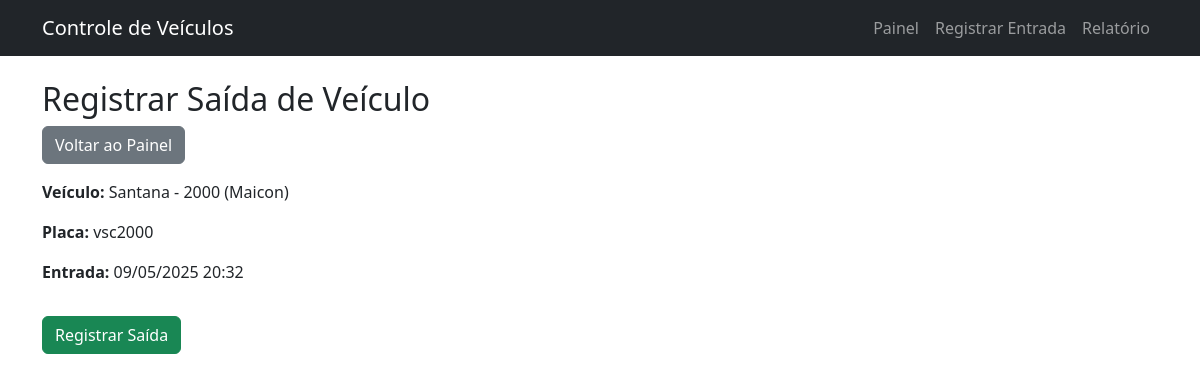
The page /registrar_saida/1/ on the database its author committed.
### registro/models.py (models this page shows, shortened)
class Veiculo(models.Model):
    nome = models.CharField(max_length=100)
    modelo = models.CharField(max_length=100)
    dono = models.CharField(max_length=100, default="")
    placa = models.CharField(max_length=7, unique=True)
    cor = models.CharField(max_length=50)
    data_entrada = models.DateTimeField(auto_now_add=True)
    data_saida = models.DateTimeField(null=True, blank=True)

### registro/views.py (the view)
# urls.py: path('registrar_saida/<int:veiculo_id>/', views.registrar_saida, name='registrar_saida'),
def registrar_saida(request, veiculo_id):
    veiculo = get_object_or_404(Veiculo, id=veiculo_id)
    if request.method == 'POST':
        veiculo.data_saida = timezone.now()  # Define a data e hora atuais automaticamente
        veiculo.save()
        return redirect('painel_principal')
    return render(request, 'registro/registrar_saida.html', {'veiculo': veiculo})

### registro/templates/registro/registrar_saida.html (shortened to what this page needs)
{% extends 'base.html' %}
{% block content %}
<h2>Registrar Saída de Veículo</h2>
<div class="mb-3">
    <a href="{% url 'painel_principal' %}" class="btn btn-secondary">Voltar ao Painel</a>
</div>
<p><strong>Veículo:</strong> {{ veiculo.nome }} - {{ veiculo.modelo }} ({{ veiculo.dono }})</p>
<p><strong>Placa:</strong> {{ veiculo.placa }}</p>
<p><strong>Entrada:</strong> {{ veiculo.data_entrada|date:"d/m/Y H:i" }}</p>
<form method="POST">
    <button type="submit" class="btn btn-success mt-3">Registrar Saída</button>
</form>
{% endblock %}

### rows shown on the page
Veiculo: nome "Santana", modelo "2000", dono "Maicon", placa "vsc2000", data_entrada "09/05/2025 20:32"
